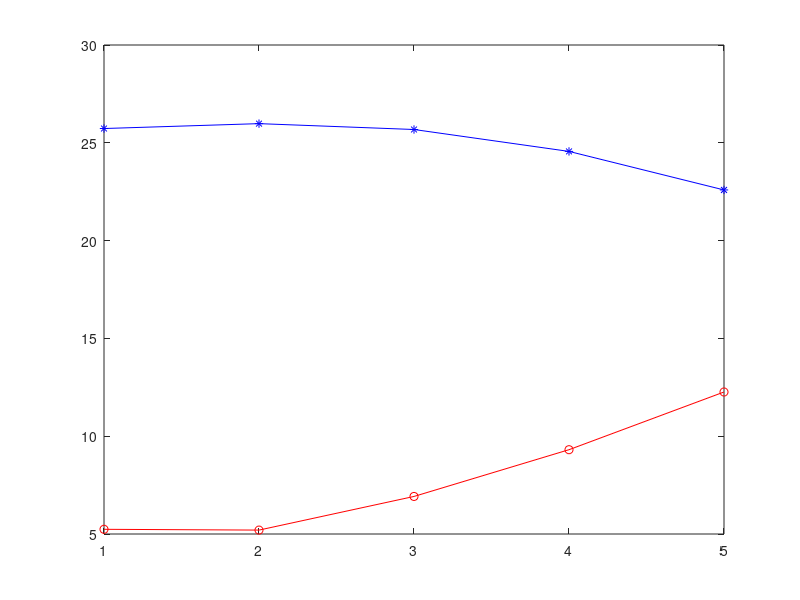

This figure's MATLAB source:
%% Line Plots Machine Learning
% https://www.youtube.com/watch?v=-hhJoveE4sY&feature=youtu.be

x = [0, 1, 1.5, 2, 3]
y = [1, 0, 0.25, 1, 4]
plot(x, y, 'm:s') % magenta, dotte line with square markers

% 'm:s' - magenta, dotted line with square markers
% 'g--*' - green, dashed line with star markers
% 'r-' - red, solid line with no markers

%% Annotating Graphs Machine Learning
% https://www.youtube.com/watch?v=JyovEGPSdoI&feature=youtu.be

x = -1:0.1:1
y = x.^2
plot(x, y, 'b')
xlabel('time [s]')
ylabel('amplitude')
title('My plot')
legend('y(t)')

%% Mulitple Plots Machine Learning
% https://www.youtube.com/watch?v=fBx8EFuXFLM&feature=youtu.be

month = [1, 2, 3, 4, 5]
avgTempLondon = [5.24, 5.2, 6.92, 9.31, 12.26]
avgTempRio = [25.73, 25.98, 25.68, 24.56, 22.59]

plot(month, avgTempLondon, 'r-o')
hold on % combine the plots in the same graph
plot(month, avgTempRio, 'b-*')